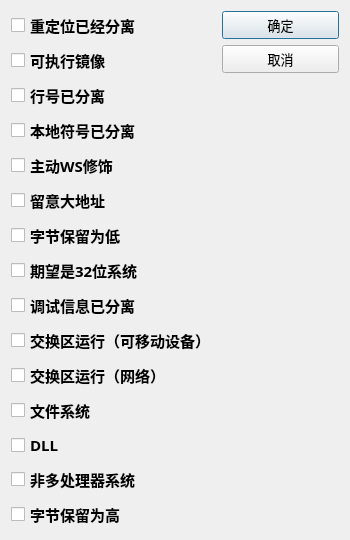
<?xml version="1.0" encoding="UTF-8"?>
<ui version="4.0">
 <class>tezhenzhiClass</class>
 <widget class="QDialog" name="tezhenzhiClass">
  <property name="geometry">
   <rect>
    <x>0</x>
    <y>0</y>
    <width>350</width>
    <height>391</height>
   </rect>
  </property>
  <property name="windowTitle">
   <string>tezhenzhi</string>
  </property>
  <layout class="QGridLayout" name="gridLayout">
   <item row="0" column="0">
    <layout class="QVBoxLayout" name="verticalLayout">
     <item>
      <widget class="QCheckBox" name="check1">
       <property name="font">
        <font>
         <family>楷体</family>
         <pointsize>11</pointsize>
         <weight>75</weight>
         <bold>true</bold>
        </font>
       </property>
       <property name="text">
        <string>重定位已经分离</string>
       </property>
      </widget>
     </item>
     <item>
      <widget class="QCheckBox" name="check2">
       <property name="font">
        <font>
         <family>楷体</family>
         <pointsize>11</pointsize>
         <weight>75</weight>
         <bold>true</bold>
        </font>
       </property>
       <property name="text">
        <string>可执行镜像</string>
       </property>
      </widget>
     </item>
     <item>
      <widget class="QCheckBox" name="check3">
       <property name="font">
        <font>
         <family>楷体</family>
         <pointsize>11</pointsize>
         <weight>75</weight>
         <bold>true</bold>
        </font>
       </property>
       <property name="text">
        <string>行号已分离</string>
       </property>
      </widget>
     </item>
     <item>
      <widget class="QCheckBox" name="check4">
       <property name="font">
        <font>
         <family>楷体</family>
         <pointsize>11</pointsize>
         <weight>75</weight>
         <bold>true</bold>
        </font>
       </property>
       <property name="text">
        <string>本地符号已分离</string>
       </property>
      </widget>
     </item>
     <item>
      <widget class="QCheckBox" name="check5">
       <property name="font">
        <font>
         <family>楷体</family>
         <pointsize>11</pointsize>
         <weight>75</weight>
         <bold>true</bold>
        </font>
       </property>
       <property name="text">
        <string>主动WS修饰</string>
       </property>
      </widget>
     </item>
     <item>
      <widget class="QCheckBox" name="check6">
       <property name="font">
        <font>
         <family>楷体</family>
         <pointsize>11</pointsize>
         <weight>75</weight>
         <bold>true</bold>
        </font>
       </property>
       <property name="text">
        <string>留意大地址</string>
       </property>
      </widget>
     </item>
     <item>
      <widget class="QCheckBox" name="check7">
       <property name="font">
        <font>
         <family>楷体</family>
         <pointsize>11</pointsize>
         <weight>75</weight>
         <bold>true</bold>
        </font>
       </property>
       <property name="text">
        <string>字节保留为低</string>
       </property>
      </widget>
     </item>
     <item>
      <widget class="QCheckBox" name="check8">
       <property name="font">
        <font>
         <family>楷体</family>
         <pointsize>11</pointsize>
         <weight>75</weight>
         <bold>true</bold>
        </font>
       </property>
       <property name="text">
        <string>期望是32位系统</string>
       </property>
      </widget>
     </item>
     <item>
      <widget class="QCheckBox" name="check9">
       <property name="font">
        <font>
         <family>楷体</family>
         <pointsize>11</pointsize>
         <weight>75</weight>
         <bold>true</bold>
        </font>
       </property>
       <property name="text">
        <string>调试信息已分离</string>
       </property>
      </widget>
     </item>
     <item>
      <widget class="QCheckBox" name="check10">
       <property name="font">
        <font>
         <family>楷体</family>
         <pointsize>11</pointsize>
         <weight>75</weight>
         <bold>true</bold>
        </font>
       </property>
       <property name="text">
        <string>交换区运行（可移动设备）</string>
       </property>
      </widget>
     </item>
     <item>
      <widget class="QCheckBox" name="check11">
       <property name="font">
        <font>
         <family>楷体</family>
         <pointsize>11</pointsize>
         <weight>75</weight>
         <bold>true</bold>
        </font>
       </property>
       <property name="text">
        <string>交换区运行（网络）</string>
       </property>
      </widget>
     </item>
     <item>
      <widget class="QCheckBox" name="check12">
       <property name="font">
        <font>
         <family>楷体</family>
         <pointsize>11</pointsize>
         <weight>75</weight>
         <bold>true</bold>
        </font>
       </property>
       <property name="text">
        <string>文件系统</string>
       </property>
      </widget>
     </item>
     <item>
      <widget class="QCheckBox" name="check13">
       <property name="font">
        <font>
         <family>楷体</family>
         <pointsize>11</pointsize>
         <weight>75</weight>
         <bold>true</bold>
        </font>
       </property>
       <property name="text">
        <string>DLL</string>
       </property>
      </widget>
     </item>
     <item>
      <widget class="QCheckBox" name="check14">
       <property name="font">
        <font>
         <family>楷体</family>
         <pointsize>11</pointsize>
         <weight>75</weight>
         <bold>true</bold>
        </font>
       </property>
       <property name="text">
        <string>非多处理器系统</string>
       </property>
      </widget>
     </item>
     <item>
      <widget class="QCheckBox" name="check15">
       <property name="font">
        <font>
         <family>楷体</family>
         <pointsize>11</pointsize>
         <weight>75</weight>
         <bold>true</bold>
        </font>
       </property>
       <property name="text">
        <string>字节保留为高</string>
       </property>
      </widget>
     </item>
    </layout>
   </item>
   <item row="0" column="1">
    <layout class="QVBoxLayout" name="verticalLayout_2">
     <item>
      <widget class="QPushButton" name="pushButton">
       <property name="font">
        <font>
         <pointsize>10</pointsize>
        </font>
       </property>
       <property name="text">
        <string>确定</string>
       </property>
      </widget>
     </item>
     <item>
      <widget class="QPushButton" name="pushButton_2">
       <property name="font">
        <font>
         <pointsize>10</pointsize>
        </font>
       </property>
       <property name="text">
        <string>取消</string>
       </property>
      </widget>
     </item>
     <item>
      <spacer name="verticalSpacer">
       <property name="orientation">
        <enum>Qt::Vertical</enum>
       </property>
       <property name="sizeHint" stdset="0">
        <size>
         <width>20</width>
         <height>40</height>
        </size>
       </property>
      </spacer>
     </item>
    </layout>
   </item>
  </layout>
 </widget>
 <layoutdefault spacing="6" margin="11"/>
 <resources/>
 <connections>
  <connection>
   <sender>pushButton</sender>
   <signal>clicked()</signal>
   <receiver>tezhenzhiClass</receiver>
   <slot>SetTzz()</slot>
   <hints>
    <hint type="sourcelabel">
     <x>324</x>
     <y>27</y>
    </hint>
    <hint type="destinationlabel">
     <x>377</x>
     <y>27</y>
    </hint>
   </hints>
  </connection>
  <connection>
   <sender>pushButton_2</sender>
   <signal>clicked()</signal>
   <receiver>tezhenzhiClass</receiver>
   <slot>reject()</slot>
   <hints>
    <hint type="sourcelabel">
     <x>268</x>
     <y>57</y>
    </hint>
    <hint type="destinationlabel">
     <x>398</x>
     <y>126</y>
    </hint>
   </hints>
  </connection>
 </connections>
 <slots>
  <slot>SetTzz()</slot>
 </slots>
</ui>
